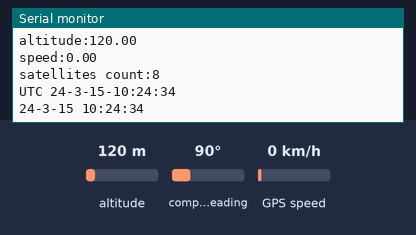
This sketch was run on a simulated ESP32. Parts: the last lines printed to the serial monitor. The inputs (shaded band) are chosen by the test bench; at power-on: altitude 120 m, GPS speed 0 km/h, compass heading 90°. The GPS gets a fix after 3 s at 37.7749, -122.4194 with 8 satellites.

Above: at 4.8 s.
4.9 s: altitude set to 20 m
At 5.5 s:
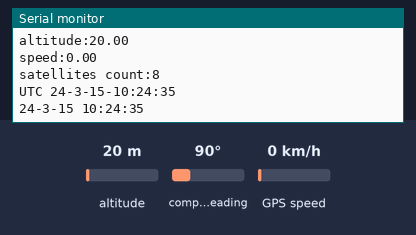
6.5 s: GPS speed set to 2 km/h
At 7.8 s:
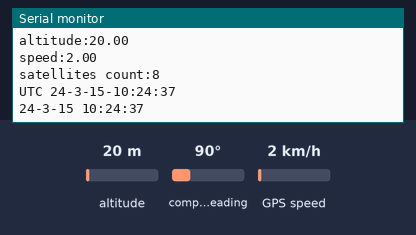
8.1 s: altitude set to 250 m
At 8.1 s:
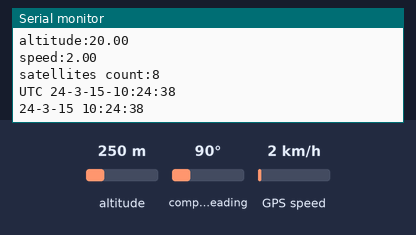
Timing chart, 0 to 11.1 s (numbered marks = the images above; inputs shaded):
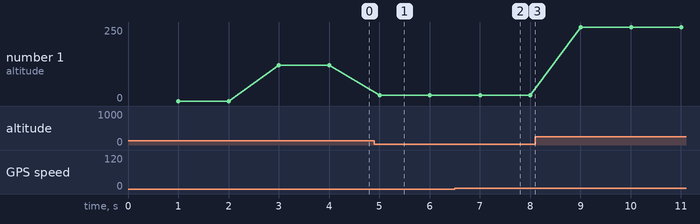

Measured:
- after the input at 4.9 s, the serial monitor: prints a new line after 0.10 s (image 1)
- after the input at 6.5 s, the serial monitor: prints a new line after 0.51 s (image 2)
- plotted number 1: 120 → 20 after the input at 4.9 s, 20 → 250 after the input at 8.1 s

The sketch:

BG01_TEST_single.ino
```cpp
 /*
BG-01 Beidou Module TEST
*/

#include <HardwareSerial.h>
HardwareSerial SerialBD(1);

#include <NMEAGPS.h>
NMEAGPS gps;
gps_fix fix;


void setup() {
  Serial.begin(115200);
  SerialBD.begin(9600,SERIAL_8N1,5,18);//5 rx,18 tx
}


void loop()
{
//   if(SerialBD.available()){
//      Serial.print(char(SerialBD.read()));
//   }

  if (gps.available( SerialBD )) {
    fix = gps.read();

    //0 STATUS_NONE, 1 STATUS_EST, 2 STATUS_TIME_ONLY, 3 STATUS_STD or 4 STATUS_DGPS
    Serial.print("status:");
    Serial.println(fix.status);
    Serial.print("longitude:");
    Serial.println(fix.longitude());
    Serial.print("latitude:");
    Serial.println(fix.latitude());

    Serial.print("altitude:");
    Serial.println(fix.altitude());
    Serial.print("speed:");
    Serial.println(fix.speed_kph());
    Serial.print("satellites count:");
    Serial.println(fix.satellites);
    char timestring[16];
    sprintf(timestring,"%d-%d-%d-%d:%d:%d",fix.dateTime.year,fix.dateTime.month,fix.dateTime.date,fix.dateTime.hours,fix.dateTime.minutes,fix.dateTime.seconds);

    Serial.print("UTC ");
    Serial.println(timestring);
    Serial.print(fix.dateTime.year);
    Serial.print("-");
    Serial.print(fix.dateTime.month);
    Serial.print("-");
    Serial.print(fix.dateTime.date);
    Serial.print(" ");
    Serial.print(fix.dateTime.hours);
    Serial.print(":");
    Serial.print(fix.dateTime.minutes);
    Serial.print(":");
    Serial.println(fix.dateTime.seconds);
  }
}
```
